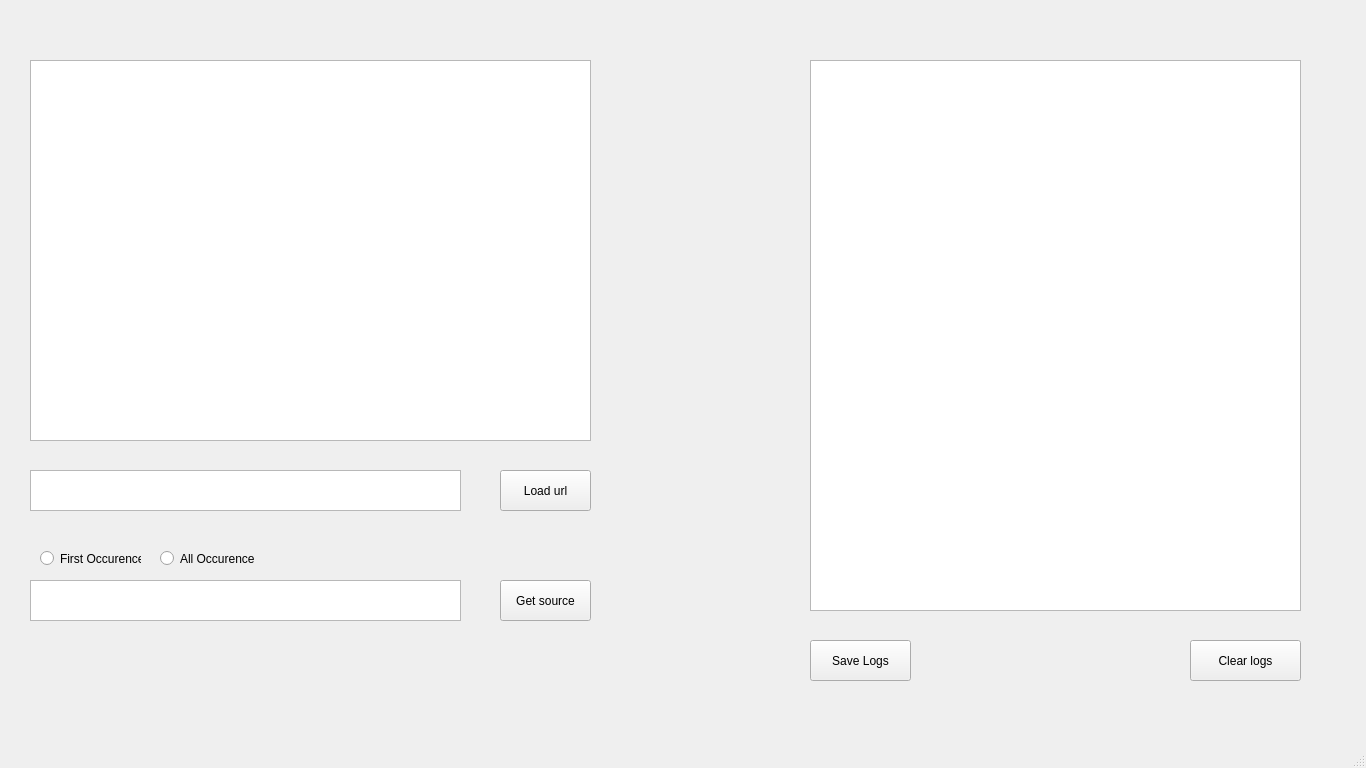
<?xml version="1.0" encoding="UTF-8"?>
<ui version="4.0">
 <class>MainWindow</class>
 <widget class="QMainWindow" name="MainWindow">
  <property name="geometry">
   <rect>
    <x>0</x>
    <y>0</y>
    <width>1366</width>
    <height>768</height>
   </rect>
  </property>
  <property name="windowTitle">
   <string>MainWindow</string>
  </property>
  <widget class="QWidget" name="centralwidget">
   <widget class="QListWidget" name="listWidget">
    <property name="geometry">
     <rect>
      <x>30</x>
      <y>60</y>
      <width>561</width>
      <height>381</height>
     </rect>
    </property>
   </widget>
   <widget class="QPushButton" name="pushButton">
    <property name="geometry">
     <rect>
      <x>500</x>
      <y>470</y>
      <width>91</width>
      <height>41</height>
     </rect>
    </property>
    <property name="text">
     <string>Load url</string>
    </property>
   </widget>
   <widget class="QListWidget" name="listWidget_2">
    <property name="geometry">
     <rect>
      <x>810</x>
      <y>60</y>
      <width>491</width>
      <height>551</height>
     </rect>
    </property>
   </widget>
   <widget class="QPushButton" name="pushButton_2">
    <property name="geometry">
     <rect>
      <x>500</x>
      <y>580</y>
      <width>91</width>
      <height>41</height>
     </rect>
    </property>
    <property name="text">
     <string>Get source</string>
    </property>
   </widget>
   <widget class="QTextEdit" name="textEdit">
    <property name="geometry">
     <rect>
      <x>30</x>
      <y>470</y>
      <width>431</width>
      <height>41</height>
     </rect>
    </property>
   </widget>
   <widget class="QTextEdit" name="textEdit_2">
    <property name="geometry">
     <rect>
      <x>30</x>
      <y>580</y>
      <width>431</width>
      <height>41</height>
     </rect>
    </property>
   </widget>
   <widget class="QPushButton" name="pushButton_3">
    <property name="geometry">
     <rect>
      <x>1190</x>
      <y>640</y>
      <width>111</width>
      <height>41</height>
     </rect>
    </property>
    <property name="text">
     <string>Clear logs</string>
    </property>
   </widget>
   <widget class="QPushButton" name="pushButton_4">
    <property name="geometry">
     <rect>
      <x>810</x>
      <y>640</y>
      <width>101</width>
      <height>41</height>
     </rect>
    </property>
    <property name="text">
     <string>Save Logs</string>
    </property>
   </widget>
   <widget class="QRadioButton" name="radioButton">
    <property name="geometry">
     <rect>
      <x>40</x>
      <y>550</y>
      <width>101</width>
      <height>17</height>
     </rect>
    </property>
    <property name="text">
     <string>First Occurence</string>
    </property>
   </widget>
   <widget class="QRadioButton" name="radioButton_2">
    <property name="geometry">
     <rect>
      <x>160</x>
      <y>550</y>
      <width>101</width>
      <height>17</height>
     </rect>
    </property>
    <property name="text">
     <string>All Occurence</string>
    </property>
   </widget>
  </widget>
  <widget class="QMenuBar" name="menubar">
   <property name="geometry">
    <rect>
     <x>0</x>
     <y>0</y>
     <width>1366</width>
     <height>21</height>
    </rect>
   </property>
  </widget>
  <widget class="QStatusBar" name="statusbar"/>
 </widget>
 <resources/>
 <connections/>
</ui>
